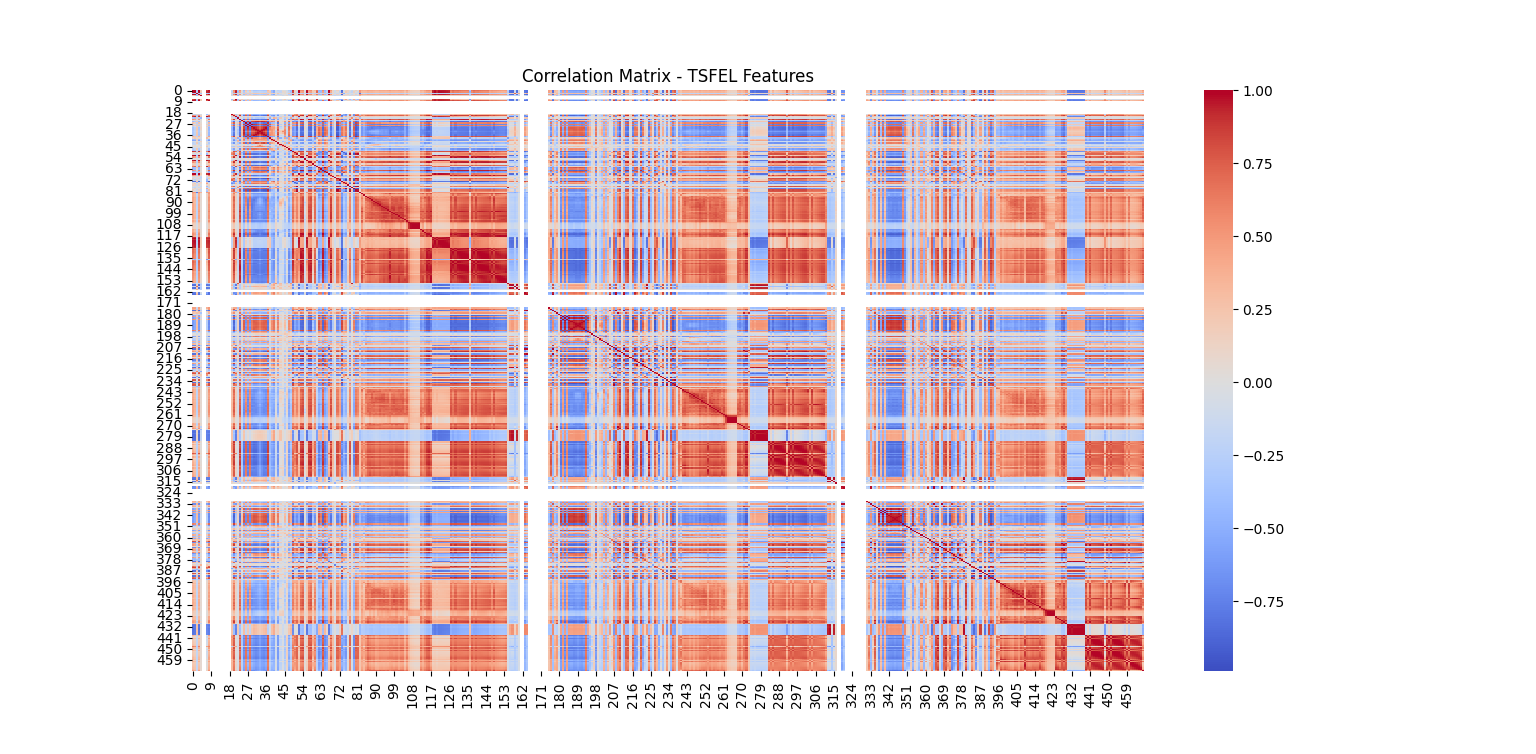

Recreate this plot in Python.
import numpy as np
import matplotlib.pyplot as plt
import pandas as pd
from sklearn.decomposition import PCA
import seaborn as sns

# Load dataset from MakeDataset.py outputs
# (you may need to adapt this path depending on your folder)
from MakeDataset import X_train, y_train, X_test, y_test

# Combine for EDA
X = np.concatenate((X_train, X_test))
y = np.concatenate((y_train, y_test))

# Activity labels
classes = {1:"WALKING",2:"WALKING_UPSTAIRS",3:"WALKING_DOWNSTAIRS",
           4:"SITTING",5:"STANDING",6:"LAYING"}

import tsfel

# Config: choose subset of features (statistical + temporal)
cfg = tsfel.get_features_by_domain()

# Extract features (this will be slow if full dataset)
X_feat = []
for sample in X[:200]:  # use subset for demo (change later)
    df = pd.DataFrame(sample, columns=['accx','accy','accz'])
    feats = tsfel.time_series_features_extractor(cfg, df, verbose=0)
    X_feat.append(feats.values.flatten())

X_feat = np.array(X_feat)

# PCA on TSFEL
pca = PCA(n_components=2)
X_tsfel_pca = pca.fit_transform(X_feat)

plt.figure(figsize=(10,8))
for label, name in classes.items():
    plt.scatter(X_tsfel_pca[y[:200]==label,0], X_tsfel_pca[y[:200]==label,1], label=name, alpha=0.6)
plt.legend()
plt.title("PCA on TSFEL Features")
plt.show()

# Example: correlation for TSFEL features
corr_matrix = pd.DataFrame(X_feat).corr()

plt.figure(figsize=(12,10))
sns.heatmap(corr_matrix, cmap="coolwarm", center=0)
plt.title("Correlation Matrix - TSFEL Features")
plt.show()

# For UCI HAR provided features
corr_matrix_feat = feat_all.corr()

plt.figure(figsize=(12,10))
sns.heatmap(corr_matrix_feat, cmap="coolwarm", center=0)
plt.title("Correlation Matrix - UCI HAR Features")
plt.show()
